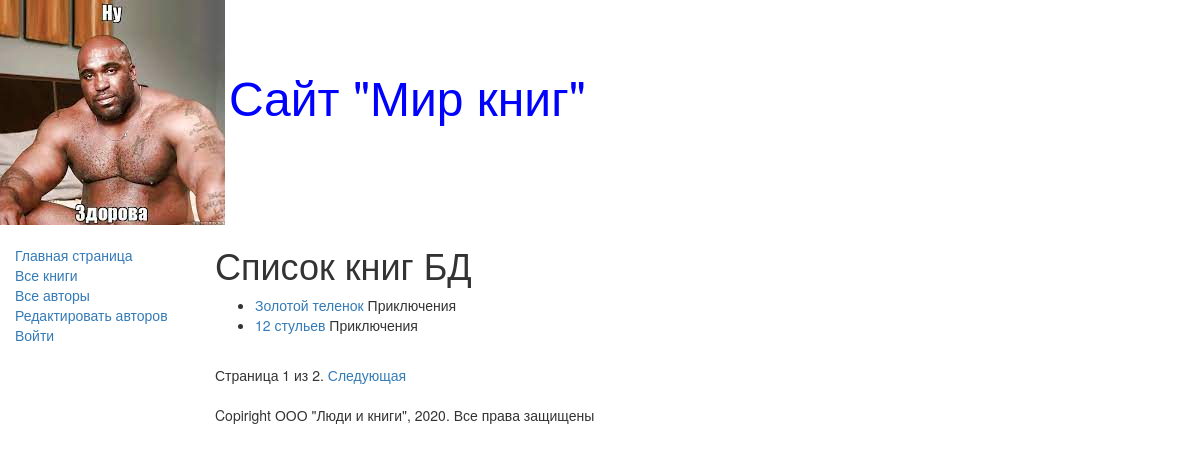
The page /books/ on the database its author committed.
### catalog/models.py (models this page shows, shortened)
class Book(models.Model):
    title = models.CharField(max_length=200,
                                  help_text="Введите название книги",
                                  verbose_name="Название книги")
    genre = models.ForeignKey('Genre', on_delete=models.CASCADE,
                              help_text="Выберите жанр книги",
                              verbose_name="Жанр книги", null=True)
    language = models.ForeignKey('Language', on_delete=models.CASCADE,
                                 help_text="Выберите язык книги",
                                 verbose_name="Язык книги", null=True)
    author = models.ManyToManyField('Author', help_text="Выберите автора книги",
                                    verbose_name="Автор книги")
    summary = models.TextField(max_length=1000,
                                  help_text="Введите краткое описание книги",
                                  verbose_name="Аннотация книги")
    isbn = models.CharField(max_length=13,
                                  help_text="Должно содержать 13 символов",
                                  verbose_name="ISBN книги")
    def get_absolute_url(self):
        return reverse('book-detail', args=[str(self.id)])
    def display_author(self):
        return ', '.join([author.last_name for author in self.author.all()])
    display_author.short_description = 'Авторы'

class Genre(models.Model):
    name = models.CharField(max_length=200,
                            help_text="Введите жанр книги",
                            verbose_name="Жанр книги")
    def __str__(self):
        return self.name

### catalog/views.py (the view)
# urls.py: re_path(r'^books/$', views.BookListView.as_view(), name='books'),
class BookListView(generic.ListView):
    model = Book
    paginate_by = 2

### catalog/templates/catalog/book_list.html
{% extends "base_generic.html" %}
{% block content %}
    <h1>Список книг БД</h1>
    {% if book_list %}
    <ul>
        {% for book in book_list %}
        <li>
            <a href="{{ book.get_absolute_url }}">{{book.title}}</a>
            {{book.genre}}
        </li>
        {% endfor %}
    </ul>
    {% else %}
        <p>В базе нет книг :(</p>
    {% endif %}
{% endblock %}

### rows shown on the page
Book: title "Золотой теленок", genre "Приключения"
Book: title "12 стульев", genre "Приключения"

### other values the page prints
{{ page_obj.number }} "1"
{{ page_obj.paginator.num_pages }} "2"
